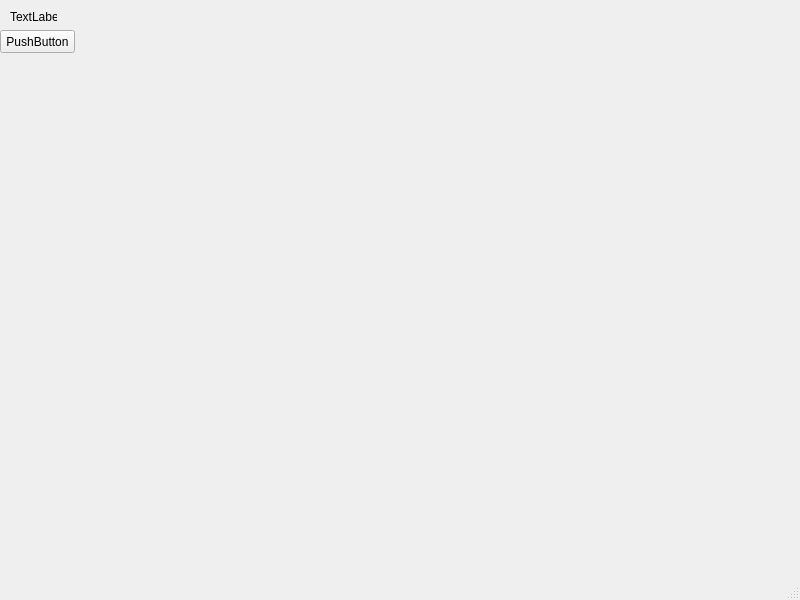
<?xml version="1.0" encoding="UTF-8"?>
<ui version="4.0">
 <class>MainWindow</class>
 <widget class="QMainWindow" name="MainWindow">
  <property name="geometry">
   <rect>
    <x>0</x>
    <y>0</y>
    <width>800</width>
    <height>600</height>
   </rect>
  </property>
  <property name="windowTitle">
   <string>MainWindow</string>
  </property>
  <widget class="QWidget" name="centralwidget">
   <widget class="QLabel" name="label">
    <property name="geometry">
     <rect>
      <x>10</x>
      <y>10</y>
      <width>47</width>
      <height>13</height>
     </rect>
    </property>
    <property name="text">
     <string>TextLabel</string>
    </property>
   </widget>
   <widget class="QPushButton" name="pushButton">
    <property name="geometry">
     <rect>
      <x>0</x>
      <y>30</y>
      <width>75</width>
      <height>23</height>
     </rect>
    </property>
    <property name="text">
     <string>PushButton</string>
    </property>
   </widget>
  </widget>
  <widget class="QMenuBar" name="menubar">
   <property name="geometry">
    <rect>
     <x>0</x>
     <y>0</y>
     <width>800</width>
     <height>21</height>
    </rect>
   </property>
  </widget>
  <widget class="QStatusBar" name="statusbar"/>
 </widget>
 <resources/>
 <connections/>
</ui>
